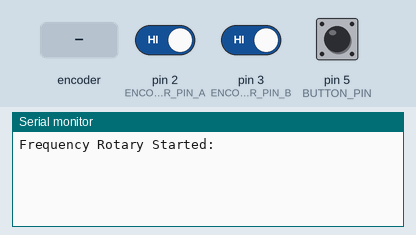
The sketch below on a simulated Arduino Nano, built with avr-gcc and run on an emulated ATmega328P. Shown: the last lines printed to the serial monitor. The test bench sets the inputs (shaded band); at power-on: pin 5 (BUTTON_PIN) HIGH, pin 2 (ENCODER_PIN_A) HIGH, pin 3 (ENCODER_PIN_B) HIGH.

Above: at 1.2 s.
1.3 s: rotary encoder on pin 2 (ENCODER_PIN_A) / pin 3 (ENCODER_PIN_B) turned 1 step (first pin leading)
At 2.0 s:
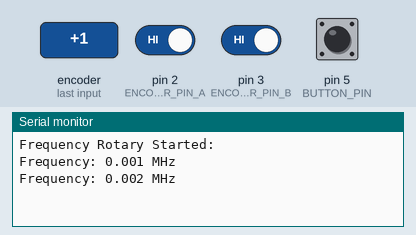
3.0 s: pin 5 (BUTTON_PIN) pulled LOW for 0.15 s
At 4.0 s:
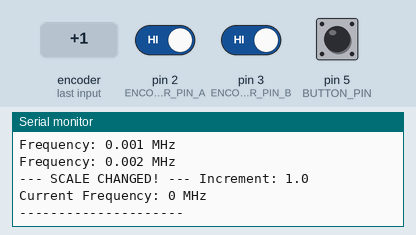
4.6 s: pin 5 (BUTTON_PIN) pulled LOW for 1 s
At 4.67 s:
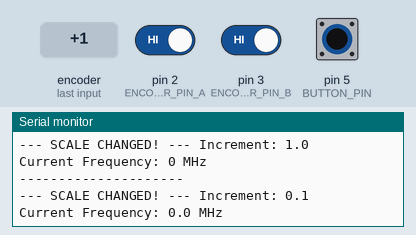
7.1 s: rotary encoder on pin 2 (ENCODER_PIN_A) / pin 3 (ENCODER_PIN_B) turned 1 step (first pin leading)
At 7.6 s:
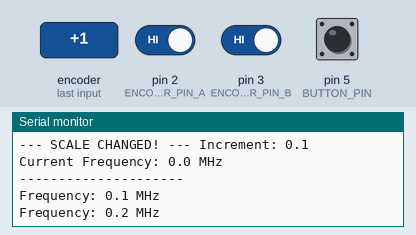
Timing chart, 0 to 9.8 s (numbered marks = the images above; inputs shaded):
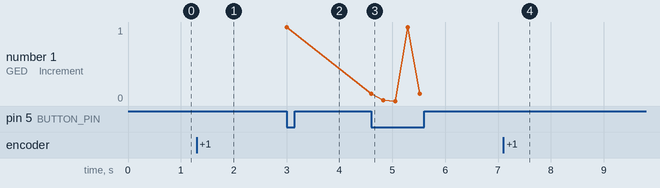

Measured:
- after the input at 1.3 s, the serial monitor: prints a new line at once (image 1)
- after the input at 3.0 s, the serial monitor: prints a new line at once (image 2)
- after the input at 4.6 s, the serial monitor: prints a new line at once (image 3)
- after the input at 7.1 s, the serial monitor: prints a new line at once (image 4)
- plotted number 1: 1 → 0.1 after the input at 4.6 s

The sketch:

frequency_navigating_band.ino
```cpp
// ----------------------------------------------------------------------------
// ----------------------------------------------------------------------------
// ---------------------------- FREQUENCY ADJUSTER ----------------------------
// ----------------------------------------------------------------------------
// ----------------------------------------------------------------------------


// This program is supposed to allow for navigating a band within a frequency range.
// It uses a rotary/knob connected to an Arduino Nano and breadboard.
// Pin specifications are detailed below.
// This current frequency range is set to 000.000 to 360.000 MHz, though it is adjustable.
// The amount in which you increment or decrement the frequency can also be adjusted.
// The pre-set amount is by 001.000 but can changed with a click of a button to,
//     - 000.100, 000.010, or 000.001


// ----------------------------------------------------------------------------
// ------------------------ DEFINING VARIABLES & PINS -------------------------
// ----------------------------------------------------------------------------
// ---------------- PINS ----------------
const int ENCODER_PIN_A = 2; //D2
const int ENCODER_PIN_B = 3; //D3
const int BUTTON_PIN = 5; //D5


// ---------------- VARIABLES ----------------
volatile long counter = 0; //counter
int last_pin_A_state; //state of pin A


// Variables for change detection and limits
long previous_count = 0; //last counter value


// Scaling factors
//first scale for going by 001.000
const long SCALE_FACTOR_1   = 1L;


//second scale for going by 000.100
const long SCALE_FACTOR_0_1 = 10L;


//third scale for going by 000.010
const long SCALE_FACTOR_0_01 = 100L;


//fourth scale for going by 000.001
const long SCALE_FACTOR_0_001 = 1000L;


// Max Step Allowed: 360 degrees * 1000 (0.001 scaling) = 360,000 steps in frequency increase
const long ABSOLUTE_MAX_COUNT = 360000L;


// Scaling Mode
// This works by 0=1.0 scale, 1=0.1 scale, 2=0.01 scale, 3=0.001 scale
int current_mode = 3;


// Debouncing the Button
long last_debounce_time = 0; //holding variable
long debounce_delay = 200; //slight delay


// ----------------------------------------------------------------------------
// -------------------------------- SET-UP ------------------------------------
// ----------------------------------------------------------------------------
void setup() {
 Serial.begin(9600);
 Serial.println("Frequency Rotary Started:"); //initial print


 pinMode(ENCODER_PIN_A, INPUT_PULLUP);
 pinMode(ENCODER_PIN_B, INPUT_PULLUP);
 pinMode(BUTTON_PIN, INPUT_PULLUP);


 last_pin_A_state = digitalRead(ENCODER_PIN_A);
 attachInterrupt(digitalPinToInterrupt(ENCODER_PIN_A), updateEncoder, CHANGE);
}


// ----------------------------------------------------------------------------
// ------------------------ MODE/SCALE SWITCHING FUNC. ------------------------
// ----------------------------------------------------------------------------
void switchMode(long current_count, int old_mode) {
 // Purpose:
 //          - This function handles the switching between scaling modes
 //          - This works by clicking a button to cycle through the potential
 //            scaling.
 //              > First Click changes the scale from case 0 to case 1
 //                    = so instead of increasing by 1.000 it now will by 0.100
 //              > Second Click changes the scale from case 1 to case 2
 //                    = so instead of increasing by 0.100 it now will by 0.010
 //              > Third Click changes the scale from case 2 to case 3
 //                    = so instead of increasing by 0.010 it now will by 0.001
 //              > Fourth Click changes the scale from case 3 to case 0
 //                    = so instead of increasing by 0.001 it now will by 1.000
 //          - This will continue for as long as the button is pressed and released


 float current_freq;
 long scaling_old;
  // Getting/Figuring out which scale has been triggered.
 switch (old_mode) {
   case 0: scaling_old = SCALE_FACTOR_1;   break;
   // ^^ first scale - by 001.000
   case 1: scaling_old = SCALE_FACTOR_0_1; break;
   // ^^ second scale - by 000.100
   case 2: scaling_old = SCALE_FACTOR_0_01; break;
   // ^^ third scale - by 000.010
   case 3: scaling_old = SCALE_FACTOR_0_001; break;
   // ^^ fourth scale - by 000.001
 }
  // Calculating the Frequency
 current_freq = current_count / (float)scaling_old;
  // Cycling through the scaling modes based on clicks of the button
 // First Click: 0 -> 1
 // Second Click: 1 -> 2
 // Third Click: 2 -> 3
 // Fourth Click: 3 -> 0
 // and repeat as click more
 current_mode = (old_mode + 1) % 4;
  // The Mode's properties Setting
 long scaling_new;
 const char* mode_name;
  switch (current_mode) {
   case 0: scaling_new = SCALE_FACTOR_1;   mode_name = "1.0"; break;
   // ^^ first scale - by 001.000
   case 1: scaling_new = SCALE_FACTOR_0_1; mode_name = "0.1"; break;
   // ^^ second scale - by 000.100
   case 2: scaling_new = SCALE_FACTOR_0_01; mode_name = "0.01"; break;
   // ^^ third scale - by 000.010
   case 3: scaling_new = SCALE_FACTOR_0_001; mode_name = "0.001"; break;
   // ^^ fourth scale - by 000.001
   default: return;
 }
  // Re-Setting the global counter for the newly selected mode
 counter = (long)round(current_freq * scaling_new);
  // Preventing from going Out of Bounds or Flipping around to the other end
 if (counter < 0) counter = 0; //stop at 0 for the minimum
 if (counter > ABSOLUTE_MAX_COUNT) counter = ABSOLUTE_MAX_COUNT; //stop at max, no further


 // Re-Setting the change counter
 previous_count = counter;
  // Output status
 Serial.print("\n--- SCALE CHANGED! --- Increment: ");
 Serial.println(mode_name);
 Serial.print("Current Frequency: ");
 Serial.print(current_freq, (current_mode == 0 ? 0 : current_mode));
 Serial.println(" MHz");
 Serial.println("---------------------\n");
}


// ----------------------------------------------------------------------------
// ----------------------------------- LOOP -----------------------------------
// ----------------------------------------------------------------------------
void loop() {
 // --- Button Logic (Switching the Mode/Scaling) ---
 int button_state = digitalRead(BUTTON_PIN);
  if (button_state == LOW && (millis() - last_debounce_time) > debounce_delay) {
   switchMode(counter, current_mode);
   last_debounce_time = millis();
 }


 // --- Rotary Encoder ---
 if (counter != previous_count) {

   float scaled_freq;
   long scaling_current;

   // Determine CURRENT Mode's properties
   switch (current_mode) {
     case 0: scaling_current = SCALE_FACTOR_1;   break;
     case 1: scaling_current = SCALE_FACTOR_0_1; break;
     case 2: scaling_current = SCALE_FACTOR_0_01; break;
     case 3: scaling_current = SCALE_FACTOR_0_001; break;
     default: return;
   }

   // Scaling the counter to the final freq
   scaled_freq = counter / (float)scaling_current;

   // Attempting to prevent a greater than 360.000 value
   if (scaled_freq > 360.0) {
       scaled_freq = 360.0;
   }

   // Display the frequency
   Serial.print("Frequency: ");

   // Print with the correct number of decimal places
   if (current_mode == 0) { // 1.0
       Serial.print(scaled_freq, 0);
   } else if (current_mode == 1) { // 0.1
       Serial.print(scaled_freq, 1);
   } else if (current_mode == 2) { // 0.01
       Serial.print(scaled_freq, 2);
   } else { // 0.001
       Serial.print(scaled_freq, 3);
   }
   Serial.println(" MHz");

   // Update the tracker
   previous_count = counter;
 }
}


// ----------------------------------------------------------------------------
// -------------------------- UPDATING THE ENCODERS ---------------------------
// ----------------------------------------------------------------------------
void updateEncoder() {
 // Purpose: - This function stops the internal counter at 360.000
 //          - Also has Interrupts to avoid flipping between 000.000 and 360.000 when turning the rotary
 int current_pin_A_state = digitalRead(ENCODER_PIN_A);
  if (current_pin_A_state != last_pin_A_state) {
   int pin_B_state = digitalRead(ENCODER_PIN_B);

   if (pin_B_state != current_pin_A_state) {
     // CW - Only increment if not at the absolute maximum freq.
     if (counter < ABSOLUTE_MAX_COUNT) {
         counter++;
     }

   } else {
     // Only supposed to decrement if not minimum freq.
     if (counter > 0) {
       counter--;
     }
   }
   last_pin_A_state = current_pin_A_state; //setting to current
 }
}
```
